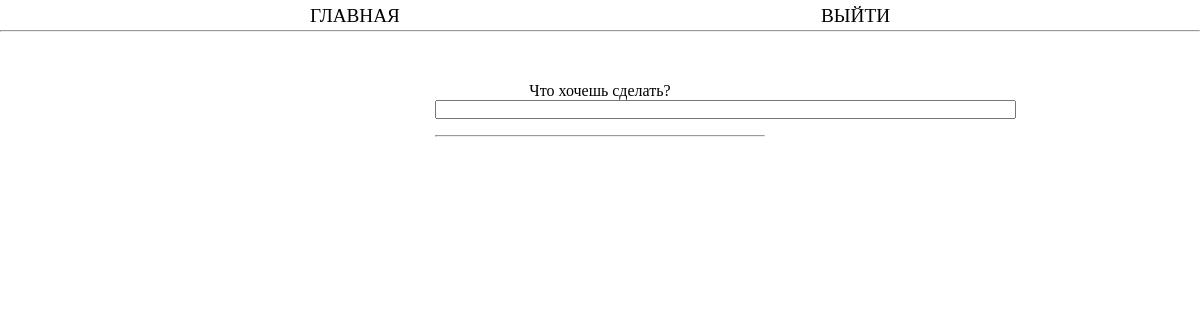
/ (signed in), run on an earlier commit of the app's database.
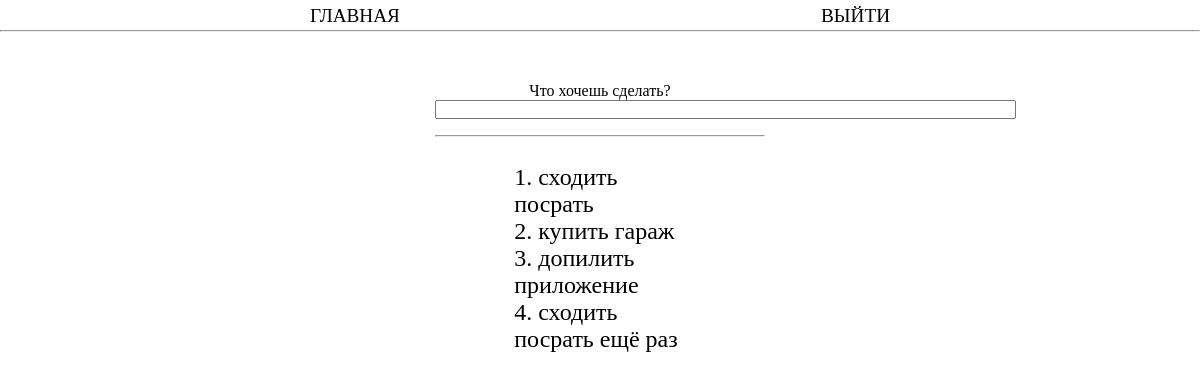
And on a later commit of the database.
### app/models.py (models this page shows, shortened)
class Task(db.Model):
    id = db.Column(db.Integer, primary_key=True)
    body = db.Column(db.String(140))
    created = db.Column(db.Integer, default=datetime.now())
    user_id = db.Column(db.Integer, db.ForeignKey("user.id"))
    self_id = db.Column(db.Integer)

### views.py (the view, shortened to what this page needs)
@app.route("/", methods=["GET", "POST"])
@login_required
def index():
    form = NewTaskForm()
    user = User.query.filter_by(username=current_user.username).first()
    tasks = Task.query.filter_by(master=user).all()
    return render_template("index.html", form=form, tasks=tasks, title="main")

### app/forms.py
class NewTaskForm(FlaskForm):
    add_task_field = StringField("Что хочешь сделать?", validators=[DataRequired()])

### app/models.py (called while the page is built)
@login.user_loader
def load_user(id):
    return User.query.get(int(id))

### app/templates/index.html (shortened to what this page needs)
{% extends 'base.html' %}
{% block content %}
    <div class="wrapper_task">
        <div class="task">
            <form action='' method='post' navalidate>
                <p>
                    <p> {{ form.add_task_field.label }} </p>
                    {{ form.add_task_field(size=70, autofocus=True) }}<br>
                </p>
                    <div class="task_list">
                        <hr>
                        <div class="wrapper_content">
                            <div class="content">
                                <br>
                                {% for task in tasks %}
                                    <p>
                                        {{ task.self_id }}. {{ task.body }}
                                    </p>
                                {% endfor %}
                            </div>
                        </div>
                    </div>
            </form>
        </div>
    </div>
{% endblock %}

### app/templates/base.html (shortened to what this page needs)
<!DOCTYPE html>
<html>
<head>
    <link rel="stylesheet" href="{{ url_for("static", filename="css/base.css") }}">
</head>
<body>
    <header>
        <nav>
            <div class="left-nav">
                    <a href="{{ url_for('index') }}">ГЛАВНАЯ</a>
            </div>
            <div class="right-nav">
                    {% if not current_user.is_anonymous %}
                        <a href="{{ url_for('logout') }}">ВЫЙТИ</a>
                    {% else %}
                        <a href="{{ url_for('login') }}">ВОЙТИ</a>
                        <a href="{{ url_for('reg') }}">ЗАРЕГИСТРИРОВАТЬСЯ</a>
                    {% endif %}
            </div>
        </nav>
    </header>
    <hr>
    <div class="wrapper_content">
        {% block content %}
        {% endblock %}
    </div>
</body>
</html>

### app/static/css/base.css (style rules this page uses)
* { margin: 0; padding: 0; }
a { text-decoration: none; color: black; }
header { width: 50%; height: 30px; margin-left: auto; margin-right: auto; }
header nav { width: 100%; padding-top: 5px; align-items: center; display: inline-block; }
header a { font-size: 1.2em; }
header .left-nav { float: left; margin-left: 10px; margin-right: auto; }
header .right-nav { word-spacing: 20px; float: right; margin-right: 10px; height: 30px; text-align: right; }
.wrapper_content { width: 55%; margin: auto; }
.wrapper_task { margin-left: auto; margin-right: auto; width: 50%; vertical-align: middle; }
.task { padding-top: 15%; align-items: center; text-align: center; }
.task_list { margin-top: 5%; font-size: 1.5em; }
.task_list hr { color: lightgray; }
.wrapper_content { align-items: center; text-align: center; }
.task_list .content { margin-left: 5px; text-align: left; }

What changed in the data, as far as the page shows it:
added Task: self_id "1", body "сходить посрать"
added Task: self_id "2", body "купить гараж"
added Task: self_id "3", body "допилить приложение"
added Task: self_id "4", body "сходить посрать ещё раз"
